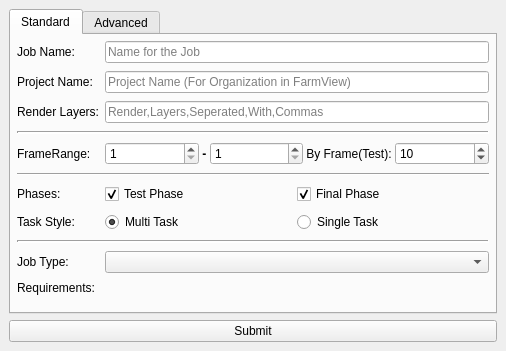
<?xml version="1.0" encoding="UTF-8"?>
<ui version="4.0">
 <class>MainWindow</class>
 <widget class="QMainWindow" name="MainWindow">
  <property name="geometry">
   <rect>
    <x>0</x>
    <y>0</y>
    <width>506</width>
    <height>351</height>
   </rect>
  </property>
  <property name="sizePolicy">
   <sizepolicy hsizetype="Fixed" vsizetype="Fixed">
    <horstretch>0</horstretch>
    <verstretch>0</verstretch>
   </sizepolicy>
  </property>
  <property name="windowTitle">
   <string>Submitter Main</string>
  </property>
  <widget class="QWidget" name="centralwidget">
   <property name="sizePolicy">
    <sizepolicy hsizetype="Minimum" vsizetype="Minimum">
     <horstretch>0</horstretch>
     <verstretch>0</verstretch>
    </sizepolicy>
   </property>
   <layout class="QVBoxLayout" name="verticalLayout">
    <item>
     <widget class="QTabWidget" name="tabWidget">
      <property name="currentIndex">
       <number>0</number>
      </property>
      <widget class="QWidget" name="standardTab">
       <property name="sizePolicy">
        <sizepolicy hsizetype="Expanding" vsizetype="Expanding">
         <horstretch>0</horstretch>
         <verstretch>0</verstretch>
        </sizepolicy>
       </property>
       <attribute name="title">
        <string>Standard</string>
       </attribute>
       <layout class="QFormLayout" name="formLayout">
        <property name="fieldGrowthPolicy">
         <enum>QFormLayout::AllNonFixedFieldsGrow</enum>
        </property>
        <property name="horizontalSpacing">
         <number>6</number>
        </property>
        <property name="verticalSpacing">
         <number>8</number>
        </property>
        <property name="margin">
         <number>6</number>
        </property>
        <item row="0" column="0">
         <widget class="QLabel" name="niceNameLabel">
          <property name="text">
           <string>Job Name:</string>
          </property>
          <property name="buddy">
           <cstring>niceNameLineEdit</cstring>
          </property>
         </widget>
        </item>
        <item row="0" column="1">
         <widget class="QLineEdit" name="niceNameLineEdit">
          <property name="text">
           <string/>
          </property>
          <property name="placeholderText">
           <string>Name for the Job</string>
          </property>
         </widget>
        </item>
        <item row="1" column="0">
         <widget class="QLabel" name="projectNameLabel">
          <property name="text">
           <string>Project Name:</string>
          </property>
         </widget>
        </item>
        <item row="1" column="1">
         <widget class="QLineEdit" name="projectNameLineEdit">
          <property name="placeholderText">
           <string>Project Name (For Organization in FarmView)</string>
          </property>
         </widget>
        </item>
        <item row="2" column="0">
         <widget class="QLabel" name="renderLayersLabel">
          <property name="text">
           <string>Render Layers:</string>
          </property>
          <property name="buddy">
           <cstring>renderLayersLineEdit</cstring>
          </property>
         </widget>
        </item>
        <item row="2" column="1">
         <widget class="QLineEdit" name="renderLayersLineEdit">
          <property name="placeholderText">
           <string>Render,Layers,Seperated,With,Commas</string>
          </property>
         </widget>
        </item>
        <item row="4" column="0" colspan="2">
         <widget class="Line" name="line_2">
          <property name="lineWidth">
           <number>2</number>
          </property>
          <property name="orientation">
           <enum>Qt::Horizontal</enum>
          </property>
         </widget>
        </item>
        <item row="5" column="0">
         <widget class="QLabel" name="startFrameLabel">
          <property name="text">
           <string>FrameRange:</string>
          </property>
          <property name="buddy">
           <cstring>startSpinBox</cstring>
          </property>
         </widget>
        </item>
        <item row="5" column="1">
         <layout class="QGridLayout" name="gridLayout" columnstretch="1,0,0,0,0">
          <item row="0" column="3">
           <widget class="QLabel" name="label">
            <property name="text">
             <string> By Frame(Test): </string>
            </property>
           </widget>
          </item>
          <item row="0" column="0">
           <widget class="QSpinBox" name="startSpinBox">
            <property name="sizePolicy">
             <sizepolicy hsizetype="Minimum" vsizetype="Fixed">
              <horstretch>1</horstretch>
              <verstretch>0</verstretch>
             </sizepolicy>
            </property>
            <property name="accelerated">
             <bool>true</bool>
            </property>
            <property name="minimum">
             <number>1</number>
            </property>
            <property name="maximum">
             <number>99999</number>
            </property>
           </widget>
          </item>
          <item row="0" column="1">
           <widget class="QLabel" name="sepLabel">
            <property name="sizePolicy">
             <sizepolicy hsizetype="Minimum" vsizetype="Preferred">
              <horstretch>0</horstretch>
              <verstretch>0</verstretch>
             </sizepolicy>
            </property>
            <property name="font">
             <font>
              <weight>75</weight>
              <bold>true</bold>
             </font>
            </property>
            <property name="text">
             <string> - </string>
            </property>
            <property name="scaledContents">
             <bool>false</bool>
            </property>
            <property name="wordWrap">
             <bool>false</bool>
            </property>
           </widget>
          </item>
          <item row="0" column="4">
           <widget class="QSpinBox" name="testFramesSpinBox">
            <property name="sizePolicy">
             <sizepolicy hsizetype="Minimum" vsizetype="Fixed">
              <horstretch>1</horstretch>
              <verstretch>0</verstretch>
             </sizepolicy>
            </property>
            <property name="accelerated">
             <bool>true</bool>
            </property>
            <property name="minimum">
             <number>1</number>
            </property>
            <property name="maximum">
             <number>999</number>
            </property>
            <property name="value">
             <number>10</number>
            </property>
           </widget>
          </item>
          <item row="0" column="2">
           <widget class="QSpinBox" name="endSpinBox">
            <property name="sizePolicy">
             <sizepolicy hsizetype="Minimum" vsizetype="Fixed">
              <horstretch>1</horstretch>
              <verstretch>0</verstretch>
             </sizepolicy>
            </property>
            <property name="accelerated">
             <bool>true</bool>
            </property>
            <property name="minimum">
             <number>1</number>
            </property>
            <property name="maximum">
             <number>99999</number>
            </property>
           </widget>
          </item>
         </layout>
        </item>
        <item row="6" column="0" colspan="2">
         <widget class="Line" name="line_6">
          <property name="orientation">
           <enum>Qt::Horizontal</enum>
          </property>
         </widget>
        </item>
        <item row="7" column="0">
         <widget class="QLabel" name="phasesLabel">
          <property name="text">
           <string>Phases:</string>
          </property>
          <property name="buddy">
           <cstring>testCheckBox</cstring>
          </property>
         </widget>
        </item>
        <item row="7" column="1">
         <layout class="QHBoxLayout" name="phaseLayout">
          <item>
           <widget class="QCheckBox" name="testCheckBox">
            <property name="text">
             <string>Test Phase</string>
            </property>
            <property name="checked">
             <bool>true</bool>
            </property>
           </widget>
          </item>
          <item>
           <widget class="QCheckBox" name="finalCheckBox">
            <property name="text">
             <string>Final Phase</string>
            </property>
            <property name="checked">
             <bool>true</bool>
            </property>
           </widget>
          </item>
         </layout>
        </item>
        <item row="9" column="0" colspan="2">
         <widget class="Line" name="line_3">
          <property name="lineWidth">
           <number>2</number>
          </property>
          <property name="orientation">
           <enum>Qt::Horizontal</enum>
          </property>
         </widget>
        </item>
        <item row="10" column="0">
         <widget class="QLabel" name="jobTypeLabel">
          <property name="text">
           <string>Job Type:</string>
          </property>
         </widget>
        </item>
        <item row="11" column="0">
         <widget class="QLabel" name="requirementsLabel">
          <property name="text">
           <string>Requirements:</string>
          </property>
         </widget>
        </item>
        <item row="11" column="1">
         <layout class="QGridLayout" name="reqsGrid"/>
        </item>
        <item row="10" column="1">
         <widget class="QComboBox" name="jobTypeComboBox"/>
        </item>
        <item row="8" column="0">
         <widget class="QLabel" name="taskStyleLabel">
          <property name="text">
           <string>Task Style:</string>
          </property>
         </widget>
        </item>
        <item row="8" column="1">
         <layout class="QHBoxLayout" name="taskStyleLayout">
          <item>
           <widget class="QRadioButton" name="multiTaskRadio">
            <property name="text">
             <string>Multi Task</string>
            </property>
            <property name="checked">
             <bool>true</bool>
            </property>
           </widget>
          </item>
          <item>
           <widget class="QRadioButton" name="singleTaskRadio">
            <property name="text">
             <string>Single Task</string>
            </property>
           </widget>
          </item>
         </layout>
        </item>
       </layout>
      </widget>
      <widget class="QWidget" name="advancedTab">
       <attribute name="title">
        <string>Advanced</string>
       </attribute>
       <layout class="QFormLayout" name="formLayout_2">
        <property name="fieldGrowthPolicy">
         <enum>QFormLayout::AllNonFixedFieldsGrow</enum>
        </property>
        <item row="0" column="0">
         <widget class="QLabel" name="sceneLabel">
          <property name="text">
           <string>Scene:</string>
          </property>
         </widget>
        </item>
        <item row="0" column="1">
         <layout class="QGridLayout" name="sceneLayout">
          <item row="0" column="1">
           <widget class="QPushButton" name="sceneButton">
            <property name="text">
             <string>Browse</string>
            </property>
           </widget>
          </item>
          <item row="0" column="0">
           <widget class="QLineEdit" name="sceneLineEdit">
            <property name="placeholderText">
             <string>Scene File</string>
            </property>
           </widget>
          </item>
         </layout>
        </item>
        <item row="1" column="0">
         <widget class="QLabel" name="projLabel">
          <property name="text">
           <string>Maya Proj:</string>
          </property>
         </widget>
        </item>
        <item row="1" column="1">
         <layout class="QGridLayout" name="mayaProjLayout">
          <item row="0" column="1">
           <widget class="QPushButton" name="projButton">
            <property name="text">
             <string>Browse</string>
            </property>
           </widget>
          </item>
          <item row="0" column="0">
           <widget class="QLineEdit" name="projLineEdit">
            <property name="readOnly">
             <bool>false</bool>
            </property>
            <property name="placeholderText">
             <string>Project Directory</string>
            </property>
           </widget>
          </item>
         </layout>
        </item>
        <item row="3" column="0">
         <widget class="QLabel" name="startStatusLabel">
          <property name="text">
           <string>Start Status:</string>
          </property>
         </widget>
        </item>
        <item row="3" column="1">
         <layout class="QHBoxLayout" name="startStatusLayout">
          <item>
           <widget class="QRadioButton" name="startStatusRadioButton">
            <property name="text">
             <string>Ready</string>
            </property>
            <property name="checked">
             <bool>true</bool>
            </property>
           </widget>
          </item>
          <item>
           <widget class="QRadioButton" name="pauseStatusRadioButton">
            <property name="text">
             <string>Paused</string>
            </property>
           </widget>
          </item>
         </layout>
        </item>
        <item row="4" column="0" colspan="2">
         <widget class="Line" name="line">
          <property name="orientation">
           <enum>Qt::Horizontal</enum>
          </property>
         </widget>
        </item>
        <item row="6" column="0">
         <widget class="QLabel" name="priorityLabel">
          <property name="text">
           <string>Priority:</string>
          </property>
          <property name="buddy">
           <cstring>prioritySpinBox</cstring>
          </property>
         </widget>
        </item>
        <item row="6" column="1">
         <widget class="QSpinBox" name="prioritySpinBox">
          <property name="minimum">
           <number>-100</number>
          </property>
          <property name="maximum">
           <number>99999</number>
          </property>
          <property name="value">
           <number>50</number>
          </property>
         </widget>
        </item>
        <item row="8" column="0">
         <widget class="QLabel" name="executableLabel">
          <property name="text">
           <string>Executable:</string>
          </property>
         </widget>
        </item>
        <item row="8" column="1">
         <widget class="QComboBox" name="executableComboBox"/>
        </item>
        <item row="9" column="0">
         <widget class="QLabel" name="cmdLabel">
          <property name="text">
           <string>CMD:</string>
          </property>
         </widget>
        </item>
        <item row="9" column="1">
         <widget class="QLineEdit" name="cmdLineEdit">
          <property name="text">
           <string/>
          </property>
          <property name="placeholderText">
           <string>Anything entered here will be included in the CMD</string>
          </property>
         </widget>
        </item>
        <item row="10" column="1">
         <layout class="QHBoxLayout" name="horizontalLayout">
          <item>
           <widget class="QLabel" name="maxNodesP1Label">
            <property name="text">
             <string>Phase 01:</string>
            </property>
           </widget>
          </item>
          <item>
           <widget class="QSpinBox" name="maxNodesP1SpinBox">
            <property name="sizePolicy">
             <sizepolicy hsizetype="Minimum" vsizetype="Fixed">
              <horstretch>1</horstretch>
              <verstretch>0</verstretch>
             </sizepolicy>
            </property>
            <property name="maximum">
             <number>500</number>
            </property>
            <property name="value">
             <number>1</number>
            </property>
           </widget>
          </item>
          <item>
           <widget class="QLabel" name="maxNodesP2Label">
            <property name="text">
             <string>Phase 02:</string>
            </property>
           </widget>
          </item>
          <item>
           <widget class="QSpinBox" name="maxNodesP2SpinBox">
            <property name="enabled">
             <bool>true</bool>
            </property>
            <property name="sizePolicy">
             <sizepolicy hsizetype="Minimum" vsizetype="Fixed">
              <horstretch>1</horstretch>
              <verstretch>0</verstretch>
             </sizepolicy>
            </property>
            <property name="maximum">
             <number>500</number>
            </property>
            <property name="value">
             <number>0</number>
            </property>
           </widget>
          </item>
         </layout>
        </item>
        <item row="10" column="0">
         <widget class="QLabel" name="testNodesLabel">
          <property name="text">
           <string>Max Nodes:</string>
          </property>
         </widget>
        </item>
        <item row="7" column="0">
         <widget class="QLabel" name="timeoutLabel">
          <property name="text">
           <string>Timeout:</string>
          </property>
         </widget>
        </item>
        <item row="7" column="1">
         <widget class="QSpinBox" name="timeoutSpinbox">
          <property name="suffix">
           <string/>
          </property>
          <property name="maximum">
           <number>999</number>
          </property>
          <property name="value">
           <number>170</number>
          </property>
         </widget>
        </item>
        <item row="2" column="0">
         <widget class="QLabel" name="frameDirLabel">
          <property name="text">
           <string>Frame Dir:</string>
          </property>
         </widget>
        </item>
        <item row="2" column="1">
         <layout class="QGridLayout" name="frameDirLayout">
          <item row="0" column="0">
           <widget class="QLineEdit" name="frameDirLineEdit">
            <property name="placeholderText">
             <string>Frame Directory</string>
            </property>
           </widget>
          </item>
          <item row="0" column="1">
           <widget class="QPushButton" name="frameDirButton">
            <property name="text">
             <string>Browse</string>
            </property>
           </widget>
          </item>
         </layout>
        </item>
       </layout>
      </widget>
     </widget>
    </item>
    <item>
     <widget class="QPushButton" name="submitButton">
      <property name="sizePolicy">
       <sizepolicy hsizetype="Minimum" vsizetype="Minimum">
        <horstretch>0</horstretch>
        <verstretch>0</verstretch>
       </sizepolicy>
      </property>
      <property name="text">
       <string>Submit</string>
      </property>
     </widget>
    </item>
   </layout>
  </widget>
 </widget>
 <tabstops>
  <tabstop>niceNameLineEdit</tabstop>
  <tabstop>projectNameLineEdit</tabstop>
  <tabstop>renderLayersLineEdit</tabstop>
  <tabstop>startSpinBox</tabstop>
  <tabstop>endSpinBox</tabstop>
  <tabstop>testFramesSpinBox</tabstop>
  <tabstop>testCheckBox</tabstop>
  <tabstop>finalCheckBox</tabstop>
  <tabstop>tabWidget</tabstop>
  <tabstop>sceneLineEdit</tabstop>
  <tabstop>sceneButton</tabstop>
  <tabstop>projLineEdit</tabstop>
  <tabstop>projButton</tabstop>
  <tabstop>startStatusRadioButton</tabstop>
  <tabstop>pauseStatusRadioButton</tabstop>
  <tabstop>prioritySpinBox</tabstop>
  <tabstop>timeoutSpinbox</tabstop>
  <tabstop>executableComboBox</tabstop>
  <tabstop>cmdLineEdit</tabstop>
  <tabstop>maxNodesP1SpinBox</tabstop>
  <tabstop>maxNodesP2SpinBox</tabstop>
  <tabstop>submitButton</tabstop>
 </tabstops>
 <resources/>
 <connections/>
</ui>
